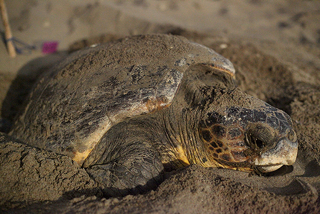
#> input picture Master_code/input_0_zoom.png, 320 x 214 px
$ python -i Nonlinear_diff.py   (imports and definitions only)
#> lines starting #> are read from the running program, lines starting #| are printed output that depends on the picture
import math
import skimage
import numpy as np
import scipy.signal
from skimage.util import random_noise

# Function to generate a mask with random noise
def generate_mask(image, noise_amount=0.2):
    noisy_image = random_noise(image, mode='s&p', amount=noise_amount)
    mask = noisy_image != image
    return mask


def nonlinearDiffusionFilter(image: np.ndarray, iterations=5, lamb=1.0, tau=0.125, image_seq=None):
    """
    Execute nonlinear isotropic smoothing filter on an image.
    The method is based on the 1990 paper by Perona and Malik.
    This smoothing method uses diffusion that preserves edges.
    """
    def computeUpdate(u: np.ndarray, g: np.ndarray):
        """
        Compute the update for the next iteration using spatial derivatives.
        """
        update = np.zeros(u.shape, dtype=float)
        u_padded = np.pad(u, pad_width=1, mode='constant')
        g_padded = np.pad(g, pad_width=1, mode='constant')

        for i in range(1, u_padded.shape[1]-1):
            for j in range(1, u_padded.shape[0]-1):
                g_pj = math.sqrt(g_padded[j, i+1] * g_padded[j, i])
                g_nj = math.sqrt(g_padded[j, i-1] * g_padded[j, i])
                g_ip = math.sqrt(g_padded[j+1, i] * g_padded[j, i])
                g_in = math.sqrt(g_padded[j-1, i] * g_padded[j, i])

                if i==u.shape[1]-2:
                    g_pj = 0
                if i==1:
                    g_nj = 0
                if j==u.shape[0]-2:
                    g_ip = 0
                if j==1:
                    g_in = 0

                ux0 =  g_pj * (u_padded[j, i+1] - u_padded[j, i])
                ux1 = -g_nj * (u_padded[j, i] - u_padded[j, i-1])
                uy0 =  g_ip * (u_padded[j+1, i] - u_padded[j, i])
                uy1 = -g_in * (u_padded[j, i] - u_padded[j-1, i])

                # Update is not padded, so subtract 1 from indices
                update[j-1, i-1] = ux0 + ux1 + uy0 + uy1

        return update

    def computeDiffusivity(u: np.ndarray, lamb: float):
        """
        Compute the nonlinear gradient-derived diffusivity.
        """
        shape = u.shape
        if len(shape) > 2 and shape[2] > 1:
            print("RGB to gray")
            u = skimage.color.rgb2gray(u)

        gradkernelx = 0.5 * np.array([[0.0, 0.0, 0.0],
                                      [-1.0, 0.0, 1.0],
                                      [0.0, 0.0, 0.0]])
        gradkernely = 0.5 * np.array([[0.0, -1.0, 0.0],
                                      [0.0, 0.0, 0.0],
                                      [0.0, 1.0, 0.0]])
        gradx = scipy.signal.convolve2d(u, gradkernelx, boundary='symm')
        grady = scipy.signal.convolve2d(u, gradkernely, boundary='symm')
        gradm2 = np.square(gradx) + np.square(grady)
        g = 1.0 / (np.sqrt((1.0 + gradm2) / (lamb*lamb)))
        return g

    u = np.copy(image)
    if len(u.shape) > 2 and u.shape[2] == 1:
        u = np.reshape (u, u.shape[0], u.shape[1])
    if image_seq != None:
        image_seq.append(np.copy(u))

    for i in range(iterations):
        print(f"Iterations: {i+1}/{iterations}")
        g = computeDiffusivity(u, lamb)
        update = computeUpdate(u, g)
        u += tau * update
        if image_seq != None:
            image_seq.append(np.copy(u))
    return u

>>> import cv2
>>> picture = cv2.cvtColor(cv2.imread('input_0_zoom.png'), cv2.COLOR_BGR2RGB)
>>> result = nonlinearDiffusionFilter(picture)
#> the loop in nonlinearDiffusionFilter, `for i in range(iterations):` made 1 pass
#> pass 1, in computeDiffusivity, `u = skimage.color.rgb2gray(u)`:
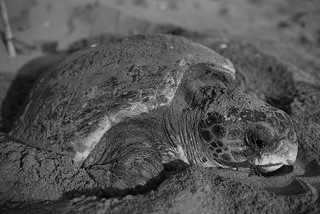
#> u: shape (214, 320) float64; min 0, max 0.849, mean 0.33
#> pass 1, in computeDiffusivity, `gradx = scipy.signal.convolve2d(u, gradkernelx, boundary='symm')`:
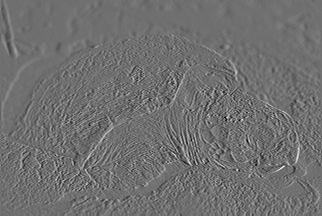
#> gradx: shape (216, 322) float64; min -0.301, max 0.384, mean -7.46e-05; drawn with min black and max white
#> pass 1, in computeDiffusivity, `grady = scipy.signal.convolve2d(u, gradkernely, boundary='symm')`:
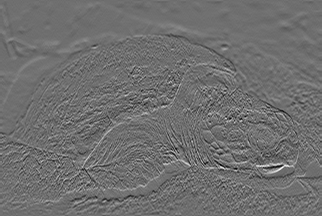
#> grady: shape (216, 322) float64; min -0.313, max 0.404, mean 0.000838; drawn with min black and max white
#> pass 1, in computeDiffusivity, `gradm2 = np.square(gradx) + np.square(grady)`:
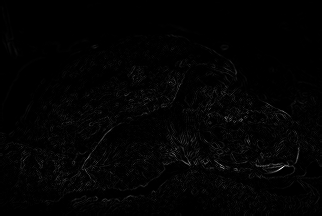
#> gradm2: shape (216, 322) float64; min 2.78e-10, max 0.295, mean 0.00399; drawn with min black and max white
#> (the run stopped early here; a loop or call above may not have finished)
